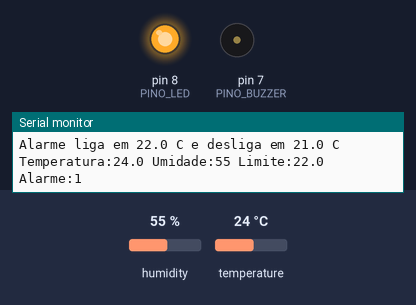
Recording of a sketch running on a simulated Arduino Uno, built with avr-gcc and run on an emulated ATmega328P. On the bench: output pins drawn as LEDs (lit = HIGH), buzzer (waves = sounding), the last lines printed to the serial monitor. The inputs (shaded band) are chosen by the test bench; at power-on: temperature 24 °C, humidity 55 %.

Above: at 2.7 s.
2.8 s: temperature set to 20 °C
At 6.8 s:
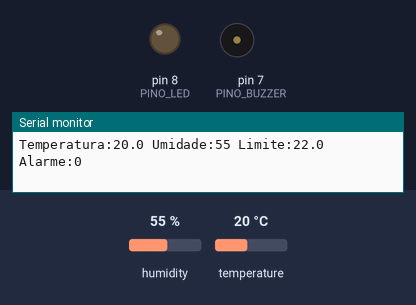
7.7 s: temperature set to 28 °C
At 10.12 s:
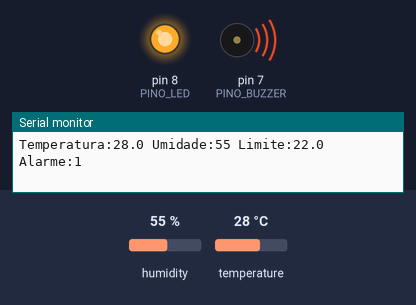
Timing chart, 0 to 19.7 s (numbered marks = the images above; inputs shaded):
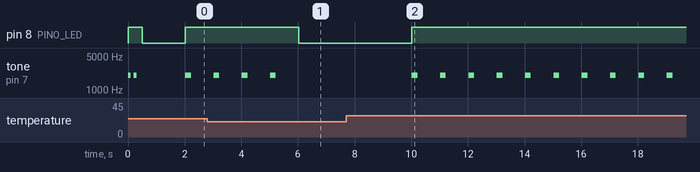

The sketch:

MonitorClima.ino
```cpp
/*
 * MONITOR DE TEMPERATURA E UMIDADE COM ALARME - Projeto de IoT
 * Placa ...: Arduino UNO
 * Sensor ..: Modulo DHT11 de 3 pinos, marcado "- + S" (esquerda p/ direita)
 *              -  -> GND
 *              +  -> 5V
 *              S  -> D2
 *            O modulo ja tem o resistor de pull-up: NAO use o 10k externo.
 * Alerta ..: LED vermelho (D8 -> LED -> 220 ohm -> GND)
 * Alarme ..: Buzzer (+ -> D7, - -> GND)
 *
 * Biblioteca: "DHT sensor library" (Adafruit) + "Adafruit Unified Sensor"
 */

#include <DHT.h>

// ---------------- CONFIGURACOES ----------------
#define PINO_DHT     2        // pino S do modulo
#define TIPO_DHT     DHT11    // modulo azul = DHT11
#define PINO_LED     8        // LED vermelho de alerta
#define PINO_BUZZER  7        // buzzer do alarme

const float LIMITE_ALTO  = 22.0;  // liga o alarme a partir deste valor (graus C)
const float LIMITE_BAIXO = 21.0;  // desliga o alarme ate este valor (graus C)

const unsigned long INTERVALO_LEITURA = 2000; // ms entre leituras do sensor
const unsigned long INTERVALO_BIP     = 1000; // ms entre bipes no alarme
const unsigned int  FREQUENCIA_BIP    = 2000; // Hz (som do buzzer)
const unsigned int  DURACAO_BIP       = 200;  // ms de cada bipe
// ------------------------------------------------

DHT dht(PINO_DHT, TIPO_DHT);

bool alertaAtivo = false;
unsigned long ultimaLeitura = 0;
unsigned long ultimoBip = 0;
unsigned int falhasSeguidas = 0;

void setup() {
  Serial.begin(9600);
  pinMode(PINO_LED, OUTPUT);
  pinMode(PINO_BUZZER, OUTPUT);

  dht.begin();

  // Teste de inicializacao: LED acende e buzzer da dois bipes curtos
  digitalWrite(PINO_LED, HIGH);
  tone(PINO_BUZZER, FREQUENCIA_BIP, 100);
  delay(200);
  tone(PINO_BUZZER, FREQUENCIA_BIP, 100);
  delay(300);
  digitalWrite(PINO_LED, LOW);

  // O DHT11 precisa de ~1 s depois de ligado antes da primeira leitura
  delay(1000);

  Serial.println(F("Monitor de Clima iniciado"));
  Serial.print(F("Alarme liga em "));
  Serial.print(LIMITE_ALTO, 1);
  Serial.print(F(" C e desliga em "));
  Serial.print(LIMITE_BAIXO, 1);
  Serial.println(F(" C"));
}

void loop() {
  lerSensor();
  tocarAlarme();
}

// Le o sensor a cada INTERVALO_LEITURA sem travar o programa
void lerSensor() {
  if (millis() - ultimaLeitura < INTERVALO_LEITURA) return;
  ultimaLeitura = millis();

  float umidade     = dht.readHumidity();
  float temperatura = dht.readTemperature(); // em graus Celsius

  if (isnan(umidade) || isnan(temperatura)) {
    falhasSeguidas++;
    diagnosticarSensor();
    return;
  }

  if (falhasSeguidas > 0) {
    Serial.println(F("Sensor OK de novo."));
    falhasSeguidas = 0;
  }

  // Logica do alarme com histerese
  if (!alertaAtivo && temperatura >= LIMITE_ALTO) {
    alertaAtivo = true;
    ultimoBip = 0;              // apita imediatamente ao entrar em alerta
  } else if (alertaAtivo && temperatura <= LIMITE_BAIXO) {
    alertaAtivo = false;
    noTone(PINO_BUZZER);
  }
  digitalWrite(PINO_LED, alertaAtivo ? HIGH : LOW);

  // Formato "Nome:valor" -> legivel no Monitor Serial e
  // desenhado como grafico no Plotter Serial
  Serial.print(F("Temperatura:"));
  Serial.print(temperatura, 1);
  Serial.print(F(" Umidade:"));
  Serial.print(umidade, 0);
  Serial.print(F(" Limite:"));
  Serial.print(LIMITE_ALTO, 1);
  Serial.print(F(" Alarme:"));
  Serial.println(alertaAtivo ? 1 : 0);
}

// Quando a leitura falha, olha o nivel do fio de dados em repouso
// para dizer o que provavelmente esta errado na montagem.
void diagnosticarSensor() {
  // Sem o pull-up interno do Arduino: so o resistor do modulo
  // (alimentado) consegue levar a linha para 5 V.
  pinMode(PINO_DHT, INPUT);
  delay(2);
  bool linhaEmNivelAlto = digitalRead(PINO_DHT) == HIGH;

  Serial.print(F("ERRO "));
  Serial.print(falhasSeguidas);
  Serial.print(F(": o DHT11 nao respondeu. "));
  if (!linhaEmNivelAlto) {
    Serial.println(F("D2 em 0 V. Provavel: modulo SEM ENERGIA "
                     "(pino + fora do 5V ou pino - fora do GND) "
                     "ou fio do D2 fora da coluna do pino S."));
  } else {
    Serial.println(F("D2 em 5 V, mas o modulo nao responde. "
                     "Confira a ordem - + S e se o fio do D2 esta no pino S."));
  }
}

// Enquanto o alerta estiver ativo, da um bipe a cada INTERVALO_BIP
void tocarAlarme() {
  if (!alertaAtivo) return;
  if (ultimoBip != 0 && millis() - ultimoBip < INTERVALO_BIP) return;
  ultimoBip = millis();
  if (ultimoBip == 0) ultimoBip = 1;
  tone(PINO_BUZZER, FREQUENCIA_BIP, DURACAO_BIP);
}
```

Measured:
- the behaviour switches between 22 and 21 °C on temperature (found by bisection; images 0 and 1)
- after the input at 2.8 s, pin 8 (PINO_LED): HIGH → LOW after 3.2 s; tone on pin 7 (PINO_BUZZER): goes on until 5.2 s, then stays silent
- after the input at 7.7 s, pin 8 (PINO_LED): LOW → HIGH after 2.3 s; tone on pin 7 (PINO_BUZZER): alternates 2000 Hz for 0.20 s and silent for 0.80 s, starting after 2.3 s
